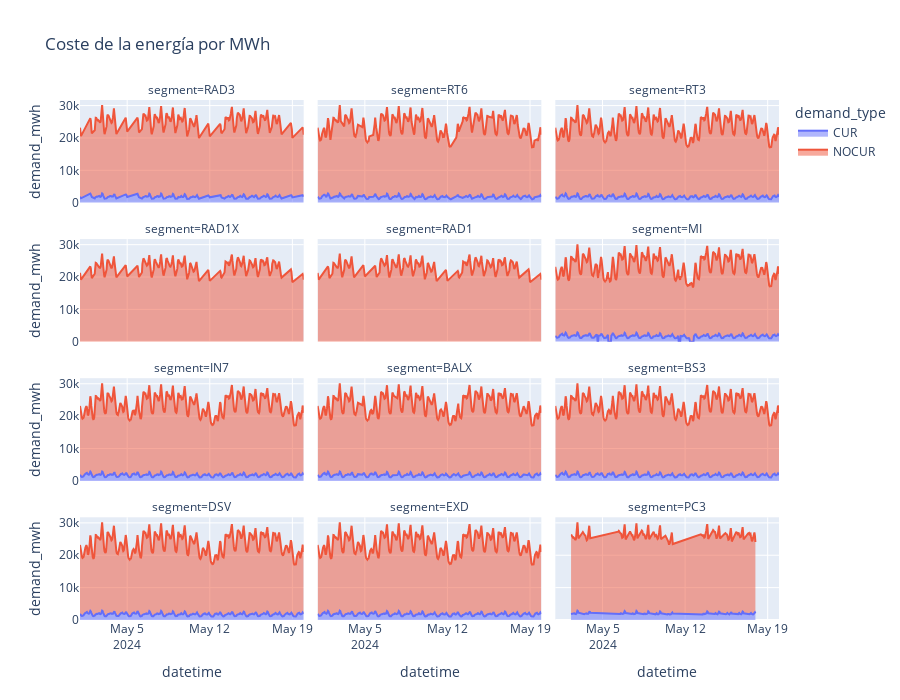

Here is the notebook cell this chart was saved with:
### Markdown cell above
#### Coste

### Code cell
px.area(df, x=df.index, y='demand_mwh', color='demand_type', facet_col='segment', title='Coste de la energía por MWh', facet_col_wrap=3, height=700)

### Figure 1 — Plotly figure (JSON) as saved in the notebook; plotly's stock layout.template omitted (floating-point values rounded to 4 significant figures; data arrays with more than 128 entries replaced by an {"elided": "..."} marker saying what was removed)
{"data": [{"fillpattern": {"shape": ""}, "hovertemplate": "demand_type=CUR<br>segment=RAD3<br>datetime=%{x}<br>demand_mwh=%{y}<extra></extra>", "legendgroup": "CUR", "line": {"color": "#636efa"}, "marker": {"symbol": "circle"}, "mode": "lines", "name": "CUR", "orientation": "v", "showlegend": true, "stackgroup": "1", "type": "scatter", "x": {"elided": "282 str values"}, "xaxis": "x10", "y": {"elided": "282 float values"}, "yaxis": "y10"}, {"fillpattern": {"shape": ""}, "hovertemplate": "demand_type=CUR<br>segment=RT6<br>datetime=%{x}<br>demand_mwh=%{y}<extra></extra>", "legendgroup": "CUR", "line": {"color": "#636efa"}, "marker": {"symbol": "circle"}, "mode": "lines", "name": "CUR", "orientation": "v", "showlegend": false, "stackgroup": "1", "type": "scatter", "x": {"elided": "369 str values"}, "xaxis": "x11", "y": {"elided": "369 float values"}, "yaxis": "y11"}, {"fillpattern": {"shape": ""}, "hovertemplate": "demand_type=CUR<br>segment=RT3<br>datetime=%{x}<br>demand_mwh=%{y}<extra></extra>", "legendgroup": "CUR", "line": {"color": "#636efa"}, "marker": {"symbol": "circle"}, "mode": "lines", "name": "CUR", "orientation": "v", "showlegend": false, "stackgroup": "1", "type": "scatter", "x": {"elided": "456 str values"}, "xaxis": "x12", "y": {"elided": "456 float values"}, "yaxis": "y12"}, {"fillpattern": {"shape": ""}, "hovertemplate": "demand_type=CUR<br>segment=MI<br>datetime=%{x}<br>demand_mwh=%{y}<extra></extra>", "legendgroup": "CUR", "line": {"color": "#636efa"}, "marker": {"symbol": "circle"}, "mode": "lines", "name": "CUR", "orientation": "v", "showlegend": false, "stackgroup": "1", "type": "scatter", "x": {"elided": "435 str values"}, "xaxis": "x9", "y": {"elided": "435 float values"}, "yaxis": "y9"}, {"fillpattern": {"shape": ""}, "hovertemplate": "demand_type=CUR<br>segment=IN7<br>datetime=%{x}<br>demand_mwh=%{y}<extra></extra>", "legendgroup": "CUR", "line": {"color": "#636efa"}, "marker": {"symbol": "circle"}, "mode": "lines", "name": "CUR", "orientation": "v", "showlegend": false, "stackgroup": "1", "type": "scatter", "x": {"elided": "451 str values"}, "xaxis": "x4", "y": {"elided": "451 float values"}, "yaxis": "y4"}, {"fillpattern": {"shape": ""}, "hovertemplate": "demand_type=CUR<br>segment=BALX<br>datetime=%{x}<br>demand_mwh=%{y}<extra></extra>", "legendgroup": "CUR", "line": {"color": "#636efa"}, "marker": {"symbol": "circle"}, "mode": "lines", "name": "CUR", "orientation": "v", "showlegend": false, "stackgroup": "1", "type": "scatter", "x": {"elided": "425 str values"}, "xaxis": "x5", "y": {"elided": "425 float values"}, "yaxis": "y5"}, {"fillpattern": {"shape": ""}, "hovertemplate": "demand_type=CUR<br>segment=BS3<br>datetime=%{x}<br>demand_mwh=%{y}<extra></extra>", "legendgroup": "CUR", "line": {"color": "#636efa"}, "marker": {"symbol": "circle"}, "mode": "lines", "name": "CUR", "orientation": "v", "showlegend": false, "stackgroup": "1", "type": "scatter", "x": {"elided": "456 str values"}, "xaxis": "x6", "y": {"elided": "456 float values"}, "yaxis": "y6"}, {"fillpattern": {"shape": ""}, "hovertemplate": "demand_type=CUR<br>segment=DSV<br>datetime=%{x}<br>demand_mwh=%{y}<extra></extra>", "legendgroup": "CUR", "line": {"color": "#636efa"}, "marker": {"symbol": "circle"}, "mode": "lines", "name": "CUR", "orientation": "v", "showlegend": false, "stackgroup": "1", "type": "scatter", "x": {"elided": "456 str values"}, "xaxis": "x", "y": {"elided": "456 float values"}, "yaxis": "y"}, {"fillpattern": {"shape": ""}, "hovertemplate": "demand_type=CUR<br>segment=EXD<br>datetime=%{x}<br>demand_mwh=%{y}<extra></extra>", "legendgroup": "CUR", "line": {"color": "#636efa"}, "marker": {"symbol": "circle"}, "mode": "lines", "name": "CUR", "orientation": "v", "showlegend": false, "stackgroup": "1", "type": "scatter", "x": {"elided": "456 str values"}, "xaxis": "x2", "y": {"elided": "456 float values"}, "yaxis": "y2"}, {"fillpattern": {"shape": ""}, "hovertemplate": "demand_type=CUR<br>segment=PC3<br>datetime=%{x}<br>demand_mwh=%{y}<extra></extra>", "legendgroup": "CUR", "line": {"color": "#636efa"}, "marker": {"symbol": "circle"}, "mode": "lines", "name": "CUR", "orientation": "v", "showlegend": false, "stackgroup": "1", "type": "scatter", "x": {"elided": "192 str values"}, "xaxis": "x3", "y": {"elided": "192 float values"}, "yaxis": "y3"}, {"fillpattern": {"shape": ""}, "hovertemplate": "demand_type=NOCUR<br>segment=RAD3<br>datetime=%{x}<br>demand_mwh=%{y}<extra></extra>", "legendgroup": "NOCUR", "line": {"color": "#EF553B"}, "marker": {"symbol": "circle"}, "mode": "lines", "name": "NOCUR", "orientation": "v", "showlegend": true, "stackgroup": "1", "type": "scatter", "x": {"elided": "282 str values"}, "xaxis": "x10", "y": {"elided": "282 float values"}, "yaxis": "y10"}, {"fillpattern": {"shape": ""}, "hovertemplate": "demand_type=NOCUR<br>segment=RT6<br>datetime=%{x}<br>demand_mwh=%{y}<extra></extra>", "legendgroup": "NOCUR", "line": {"color": "#EF553B"}, "marker": {"symbol": "circle"}, "mode": "lines", "name": "NOCUR", "orientation": "v", "showlegend": false, "stackgroup": "1", "type": "scatter", "x": {"elided": "369 str values"}, "xaxis": "x11", "y": {"elided": "369 float values"}, "yaxis": "y11"}, {"fillpattern": {"shape": ""}, "hovertemplate": "demand_type=NOCUR<br>segment=RT3<br>datetime=%{x}<br>demand_mwh=%{y}<extra></extra>", "legendgroup": "NOCUR", "line": {"color": "#EF553B"}, "marker": {"symbol": "circle"}, "mode": "lines", "name": "NOCUR", "orientation": "v", "showlegend": false, "stackgroup": "1", "type": "scatter", "x": {"elided": "456 str values"}, "xaxis": "x12", "y": {"elided": "456 float values"}, "yaxis": "y12"}, {"fillpattern": {"shape": ""}, "hovertemplate": "demand_type=NOCUR<br>segment=RAD1X<br>datetime=%{x}<br>demand_mwh=%{y}<extra></extra>", "legendgroup": "NOCUR", "line": {"color": "#EF553B"}, "marker": {"symbol": "circle"}, "mode": "lines", "name": "NOCUR", "orientation": "v", "showlegend": false, "stackgroup": "1", "type": "scatter", "x": {"elided": "282 str values"}, "xaxis": "x7", "y": {"elided": "282 float values"}, "yaxis": "y7"}, {"fillpattern": {"shape": ""}, "hovertemplate": "demand_type=NOCUR<br>segment=RAD1<br>datetime=%{x}<br>demand_mwh=%{y}<extra></extra>", "legendgroup": "NOCUR", "line": {"color": "#EF553B"}, "marker": {"symbol": "circle"}, "mode": "lines", "name": "NOCUR", "orientation": "v", "showlegend": false, "stackgroup": "1", "type": "scatter", "x": {"elided": "282 str values"}, "xaxis": "x8", "y": {"elided": "282 float values"}, "yaxis": "y8"}, {"fillpattern": {"shape": ""}, "hovertemplate": "demand_type=NOCUR<br>segment=MI<br>datetime=%{x}<br>demand_mwh=%{y}<extra></extra>", "legendgroup": "NOCUR", "line": {"color": "#EF553B"}, "marker": {"symbol": "circle"}, "mode": "lines", "name": "NOCUR", "orientation": "v", "showlegend": false, "stackgroup": "1", "type": "scatter", "x": {"elided": "456 str values"}, "xaxis": "x9", "y": {"elided": "456 float values"}, "yaxis": "y9"}, {"fillpattern": {"shape": ""}, "hovertemplate": "demand_type=NOCUR<br>segment=IN7<br>datetime=%{x}<br>demand_mwh=%{y}<extra></extra>", "legendgroup": "NOCUR", "line": {"color": "#EF553B"}, "marker": {"symbol": "circle"}, "mode": "lines", "name": "NOCUR", "orientation": "v", "showlegend": false, "stackgroup": "1", "type": "scatter", "x": {"elided": "451 str values"}, "xaxis": "x4", "y": {"elided": "451 float values"}, "yaxis": "y4"}, {"fillpattern": {"shape": ""}, "hovertemplate": "demand_type=NOCUR<br>segment=BALX<br>datetime=%{x}<br>demand_mwh=%{y}<extra></extra>", "legendgroup": "NOCUR", "line": {"color": "#EF553B"}, "marker": {"symbol": "circle"}, "mode": "lines", "name": "NOCUR", "orientation": "v", "showlegend": false, "stackgroup": "1", "type": "scatter", "x": {"elided": "425 str values"}, "xaxis": "x5", "y": {"elided": "425 float values"}, "yaxis": "y5"}, {"fillpattern": {"shape": ""}, "hovertemplate": "demand_type=NOCUR<br>segment=BS3<br>datetime=%{x}<br>demand_mwh=%{y}<extra></extra>", "legendgroup": "NOCUR", "line": {"color": "#EF553B"}, "marker": {"symbol": "circle"}, "mode": "lines", "name": "NOCUR", "orientation": "v", "showlegend": false, "stackgroup": "1", "type": "scatter", "x": {"elided": "456 str values"}, "xaxis": "x6", "y": {"elided": "456 float values"}, "yaxis": "y6"}, {"fillpattern": {"shape": ""}, "hovertemplate": "demand_type=NOCUR<br>segment=DSV<br>datetime=%{x}<br>demand_mwh=%{y}<extra></extra>", "legendgroup": "NOCUR", "line": {"color": "#EF553B"}, "marker": {"symbol": "circle"}, "mode": "lines", "name": "NOCUR", "orientation": "v", "showlegend": false, "stackgroup": "1", "type": "scatter", "x": {"elided": "456 str values"}, "xaxis": "x", "y": {"elided": "456 float values"}, "yaxis": "y"}, {"fillpattern": {"shape": ""}, "hovertemplate": "demand_type=NOCUR<br>segment=EXD<br>datetime=%{x}<br>demand_mwh=%{y}<extra></extra>", "legendgroup": "NOCUR", "line": {"color": "#EF553B"}, "marker": {"symbol": "circle"}, "mode": "lines", "name": "NOCUR", "orientation": "v", "showlegend": false, "stackgroup": "1", "type": "scatter", "x": {"elided": "456 str values"}, "xaxis": "x2", "y": {"elided": "456 float values"}, "yaxis": "y2"}, {"fillpattern": {"shape": ""}, "hovertemplate": "demand_type=NOCUR<br>segment=PC3<br>datetime=%{x}<br>demand_mwh=%{y}<extra></extra>", "legendgroup": "NOCUR", "line": {"color": "#EF553B"}, "marker": {"symbol": "circle"}, "mode": "lines", "name": "NOCUR", "orientation": "v", "showlegend": false, "stackgroup": "1", "type": "scatter", "x": {"elided": "192 str values"}, "xaxis": "x3", "y": {"elided": "192 float values"}, "yaxis": "y3"}], "layout": {"annotations": [{"font": {}, "showarrow": false, "text": "segment=DSV", "x": 0.16, "xanchor": "center", "xref": "paper", "y": 0.1975, "yanchor": "bottom", "yref": "paper"}, {"font": {}, "showarrow": false, "text": "segment=EXD", "x": 0.5, "xanchor": "center", "xref": "paper", "y": 0.1975, "yanchor": "bottom", "yref": "paper"}, {"font": {}, "showarrow": false, "text": "segment=PC3", "x": 0.84, "xanchor": "center", "xref": "paper", "y": 0.1975, "yanchor": "bottom", "yref": "paper"}, {"font": {}, "showarrow": false, "text": "segment=IN7", "x": 0.16, "xanchor": "center", "xref": "paper", "y": 0.465, "yanchor": "bottom", "yref": "paper"}, {"font": {}, "showarrow": false, "text": "segment=BALX", "x": 0.5, "xanchor": "center", "xref": "paper", "y": 0.465, "yanchor": "bottom", "yref": "paper"}, {"font": {}, "showarrow": false, "text": "segment=BS3", "x": 0.84, "xanchor": "center", "xref": "paper", "y": 0.465, "yanchor": "bottom", "yref": "paper"}, {"font": {}, "showarrow": false, "text": "segment=RAD1X", "x": 0.16, "xanchor": "center", "xref": "paper", "y": 0.7325, "yanchor": "bottom", "yref": "paper"}, {"font": {}, "showarrow": false, "text": "segment=RAD1", "x": 0.5, "xanchor": "center", "xref": "paper", "y": 0.7325, "yanchor": "bottom", "yref": "paper"}, {"font": {}, "showarrow": false, "text": "segment=MI", "x": 0.84, "xanchor": "center", "xref": "paper", "y": 0.7325, "yanchor": "bottom", "yref": "paper"}, {"font": {}, "showarrow": false, "text": "segment=RAD3", "x": 0.16, "xanchor": "center", "xref": "paper", "y": 1, "yanchor": "bottom", "yref": "paper"}, {"font": {}, "showarrow": false, "text": "segment=RT6", "x": 0.5, "xanchor": "center", "xref": "paper", "y": 1, "yanchor": "bottom", "yref": "paper"}, {"font": {}, "showarrow": false, "text": "segment=RT3", "x": 0.84, "xanchor": "center", "xref": "paper", "y": 1, "yanchor": "bottom", "yref": "paper"}], "height": 700, "legend": {"title": {"text": "demand_type"}, "tracegroupgap": 0}, "title": {"text": "Coste de la energía por MWh"}, "xaxis": {"anchor": "y", "domain": [0, 0.32], "title": {"text": "datetime"}}, "xaxis10": {"anchor": "y10", "domain": [0, 0.32], "matches": "x", "showticklabels": false}, "xaxis11": {"anchor": "y11", "domain": [0.34, 0.66], "matches": "x", "showticklabels": false}, "xaxis12": {"anchor": "y12", "domain": [0.68, 1.0], "matches": "x", "showticklabels": false}, "xaxis2": {"anchor": "y2", "domain": [0.34, 0.66], "matches": "x", "title": {"text": "datetime"}}, "xaxis3": {"anchor": "y3", "domain": [0.68, 1.0], "matches": "x", "title": {"text": "datetime"}}, "xaxis4": {"anchor": "y4", "domain": [0, 0.32], "matches": "x", "showticklabels": false}, "xaxis5": {"anchor": "y5", "domain": [0.34, 0.66], "matches": "x", "showticklabels": false}, "xaxis6": {"anchor": "y6", "domain": [0.68, 1.0], "matches": "x", "showticklabels": false}, "xaxis7": {"anchor": "y7", "domain": [0, 0.32], "matches": "x", "showticklabels": false}, "xaxis8": {"anchor": "y8", "domain": [0.34, 0.66], "matches": "x", "showticklabels": false}, "xaxis9": {"anchor": "y9", "domain": [0.68, 1.0], "matches": "x", "showticklabels": false}, "yaxis": {"anchor": "x", "domain": [0, 0.1975], "title": {"text": "demand_mwh"}}, "yaxis10": {"anchor": "x10", "domain": [0.8025, 1], "matches": "y", "title": {"text": "demand_mwh"}}, "yaxis11": {"anchor": "x11", "domain": [0.8025, 1], "matches": "y", "showticklabels": false}, "yaxis12": {"anchor": "x12", "domain": [0.8025, 1], "matches": "y", "showticklabels": false}, "yaxis2": {"anchor": "x2", "domain": [0, 0.1975], "matches": "y", "showticklabels": false}, "yaxis3": {"anchor": "x3", "domain": [0, 0.1975], "matches": "y", "showticklabels": false}, "yaxis4": {"anchor": "x4", "domain": [0.2675, 0.465], "matches": "y", "title": {"text": "demand_mwh"}}, "yaxis5": {"anchor": "x5", "domain": [0.2675, 0.465], "matches": "y", "showticklabels": false}, "yaxis6": {"anchor": "x6", "domain": [0.2675, 0.465], "matches": "y", "showticklabels": false}, "yaxis7": {"anchor": "x7", "domain": [0.535, 0.7325], "matches": "y", "title": {"text": "demand_mwh"}}, "yaxis8": {"anchor": "x8", "domain": [0.535, 0.7325], "matches": "y", "showticklabels": false}, "yaxis9": {"anchor": "x9", "domain": [0.535, 0.7325], "matches": "y", "showticklabels": false}}}
